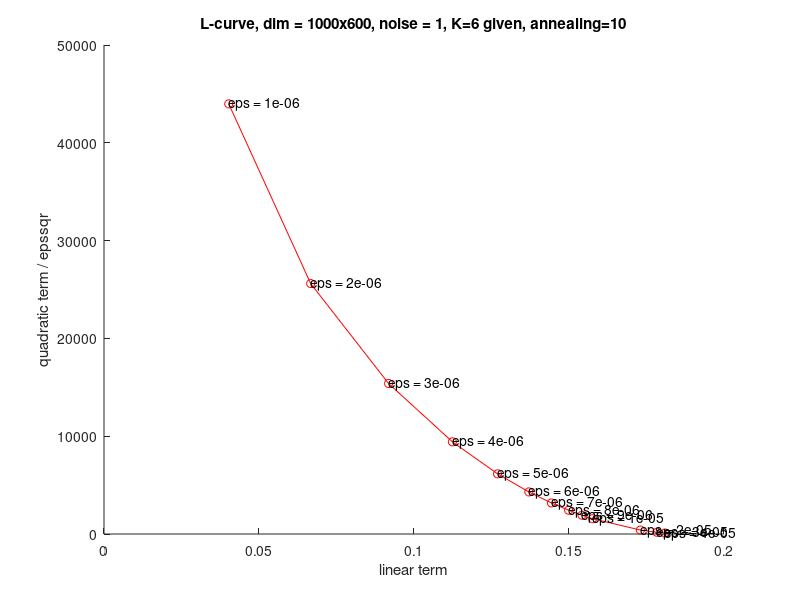

Recreate this plot in MATLAB.
% proceed "shortinfo.txt" file and plot L-curve
%
% Lukas Pospisil, USI, Lugano 2016
%

clear all

addpath(genpath(fullfile(pwd,'../common')))

M = csvread('data/image_usi/shortinfo_final2.txt',1,1);

K = 6;
annealing = 10;
%width = 250;height = 150;
%width = 500;height = 300;
width = 1000;height = 600;

noise_find = 10;
noise_print = 1.0;

myidx_unsorted = find(M(:,1)==width & M(:,2)==height & M(:,3)==noise_find & M(:,5) == K);
[~,sortidx] = sort(M(myidx_unsorted,4));
myidx = myidx_unsorted(sortidx);

epssqr = M(myidx,4);
lin_final = M(myidx,27);
qua_final = M(myidx,28);


%lin_final2 = log(lin_final)/log(10);
%qua_final2 = log(qua_final./epssqr)/log(10);

lin_final2 = lin_final;
qua_final2 = qua_final./epssqr;

lcurvefig = figure;
hold on

%xlabel('log(linear term)')
xlabel('linear term')
ylabel('quadratic term / epssqr')

title(['L-curve, dim = ' num2str(width) 'x' num2str(height) ', noise = ' num2str(noise_print) ', K=' num2str(K) ' given, annealing=' num2str(annealing)])

plot(lin_final2, qua_final2, 'ro')
plot(lin_final2, qua_final2, 'r')

for i=1:length(epssqr)
   text(lin_final2(i),qua_final2(i),['eps = ' num2str(epssqr(i))]) 
end

hold off


